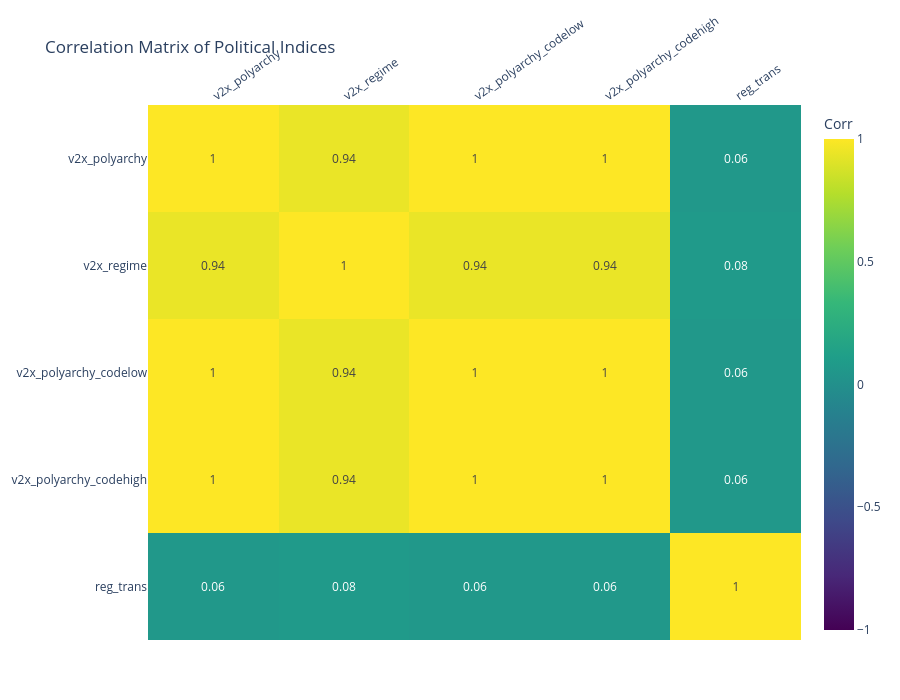

Notebook code cell kept with this figure:
### Markdown cell above
### 5. Heatmap: Correlation Matrix of Indices
Exploring how different political indices relate to each other.

### Code cell
# Heatmap: correlation matrix of available political indices
heat_cols = [
    'v2x_polyarchy',
    'v2x_regime',
    'v2x_polyarchy_codelow',
    'v2x_polyarchy_codehigh',
    'reg_trans',
]
heat_cols = [col for col in heat_cols if col in df2.columns]

corr = df2[heat_cols].corr(numeric_only=True).round(2)
fig_heat = px.imshow(
    corr,
    text_auto=True,
    color_continuous_scale='Viridis',
    zmin=-1,
    zmax=1,
    aspect='auto',
    title='Correlation Matrix of Political Indices'
)
fig_heat.update_layout(
    width=900,
    height=700,
    margin=dict(l=60, r=30, t=80, b=60),
    coloraxis_colorbar=dict(title='Corr')
)
fig_heat.update_xaxes(side='top', tickangle=-35)
fig_heat.update_yaxes(autorange='reversed')
fig_heat.show()
# save
save_fig(fig_heat, 'correlation_heatmap')

### Figure 1 — Plotly figure (JSON) as saved in the notebook; plotly's stock layout.template omitted (floating-point values rounded to 4 significant figures)
{"data": [{"coloraxis": "coloraxis", "hovertemplate": "x: %{x}<br>y: %{y}<br>color: %{z}<extra></extra>", "name": "0", "texttemplate": "%{z}", "type": "heatmap", "x": ["v2x_polyarchy", "v2x_regime", "v2x_polyarchy_codelow", "v2x_polyarchy_codehigh", "reg_trans"], "xaxis": "x", "y": ["v2x_polyarchy", "v2x_regime", "v2x_polyarchy_codelow", "v2x_polyarchy_codehigh", "reg_trans"], "yaxis": "y", "z": [[1.0, 0.94, 1.0, 1.0, 0.06], [0.94, 1.0, 0.94, 0.94, 0.08], [1.0, 0.94, 1.0, 1.0, 0.06], [1.0, 0.94, 1.0, 1.0, 0.06], [0.06, 0.08, 0.06, 0.06, 1.0]]}], "layout": {"coloraxis": {"cmax": 1, "cmin": -1, "colorbar": {"title": {"text": "Corr"}}, "colorscale": [[0, "#440154"], [0.1111, "#482878"], [0.2222, "#3e4989"], [0.3333, "#31688e"], [0.4444, "#26828e"], [0.5556, "#1f9e89"], [0.6667, "#35b779"], [0.7778, "#6ece58"], [0.8889, "#b5de2b"], [1, "#fde725"]]}, "height": 700, "margin": {"b": 60, "l": 60, "r": 30, "t": 80}, "title": {"text": "Correlation Matrix of Political Indices"}, "width": 900, "xaxis": {"anchor": "y", "domain": [0, 1], "side": "top", "tickangle": -35}, "yaxis": {"anchor": "x", "autorange": "reversed", "domain": [0, 1]}}}
